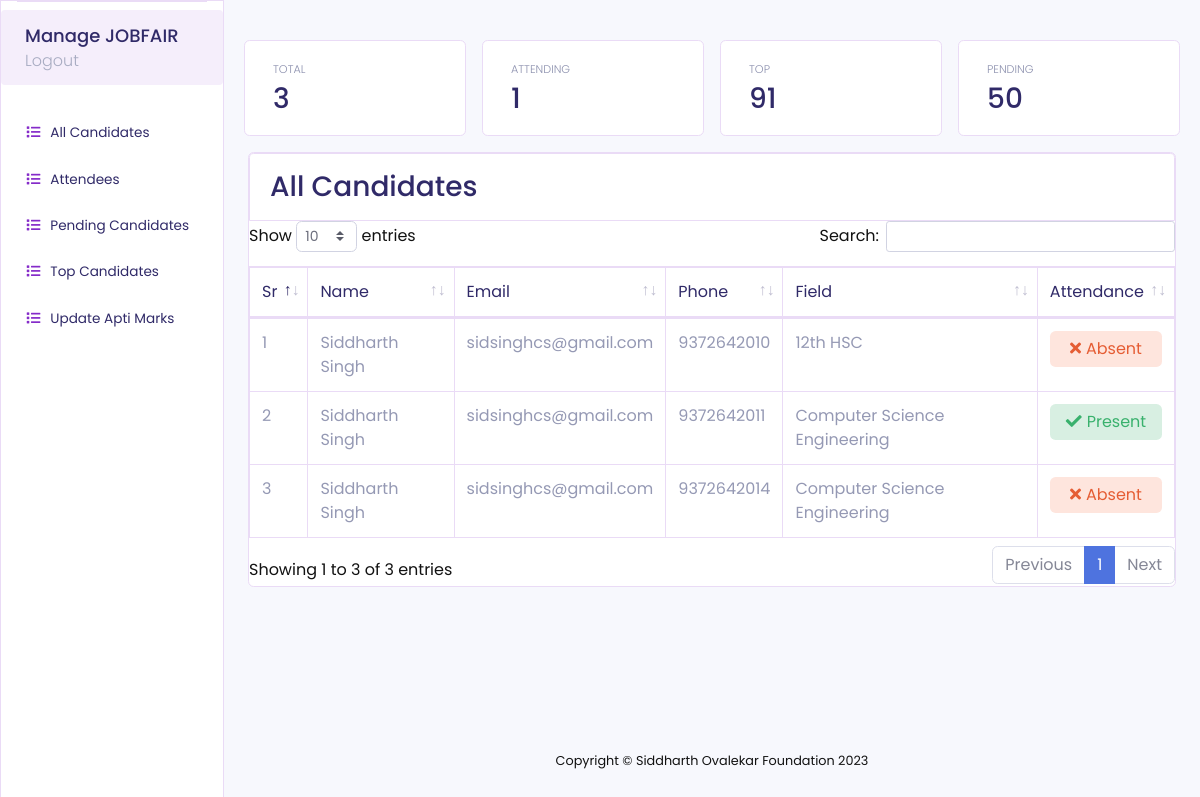
The page /admin/index.php (signed in) on the database its author committed.
### tables this page shows
CREATE TABLE `students` (
  `id` int(11) NOT NULL,
  `first_name` varchar(50) NOT NULL,
  `last_name` varchar(50) NOT NULL,
  `phone` bigint(15) NOT NULL,
  `email` varchar(500) NOT NULL,
  `college` varchar(250) NOT NULL,
  `category` varchar(100) NOT NULL,
  `field` varchar(300) NOT NULL,
  `tenth_marks` float NOT NULL,
  `twelfth_marks` float NOT NULL DEFAULT 0,
  `degree_marks` float NOT NULL DEFAULT 0,
  `year_of_passing` int(11) NOT NULL,
  `path` varchar(1000) NOT NULL,
  `dob` date NOT NULL,
  `attended` int(11) NOT NULL DEFAULT 0,
  `top` int(11) NOT NULL DEFAULT 0
);

### admin/index.php (the view, shortened to what this page needs)
<?php
  include("../connect.php");
?>
<!DOCTYPE html>
<html lang="en">
<head>
    <link href="assets/vendor/fontawesome-free/css/all.min.css" rel="stylesheet" type="text/css">
    <link href="assets/vendor/datatables/dataTables.bootstrap4.min.css" rel="stylesheet">
    <link href="assets/css/sb-admin-2.min.css" rel="stylesheet">
</head>
<body id="page-top">
    <div id="wrapper">
        <?php include("./sidebar.php"); ?>
        <?php
          $q1 = "select count(*) as count from students";
          $q2 = "select count(*) as count from students where attended = 1";
          $c1 = mysqli_query($conn, $q1)->fetch_assoc()["count"];
          $c2 = mysqli_query($conn, $q2)->fetch_assoc()["count"];
        ?>
        <div id="content-wrapper" class="d-flex flex-column">
            <div id="content">
                <div class="container-fluid mt-md-4">
                    <div class="row">
                        <div class="col-lg-3 col-md-6 col-xs-12 py-1 py-md-2 py-lg-3">
                            <div class="card " style="padding: 20px;background-color: #fff;">
                                <div class="col mr-2 d-flex h-100" style="flex-direction: column;justify-content:end!important;">
                                    <div class="text-xs mycardsubtitle font-weight-light text-uppercase mb-1" style="color:#8c90ae">Total </div>
                                    <h3 class="m-0 font-weight-medium" style="color: #302a68;"><?php echo $c1; ?><span style="font-size:16px"></span></h3>
                                </div>
                            </div>
                        </div>
                        <div class="col-lg-3 col-md-6 col-xs-12 py-1 py-md-2 py-lg-3">
                            <div class="card " style="padding: 20px;background-color: #fff;">
                                <div class="col mr-2 d-flex h-100" style="flex-direction: column;justify-content:end!important;">
                                    <div class="text-xs mycardsubtitle font-weight-light text-uppercase mb-1" style="color:#8c90ae">Attending </div>
                                    <h3 class="m-0 font-weight-medium" style="color: #302a68;"><?php echo $c2; ?><span style="font-size:16px"></span></h3>
                                </div>
                            </div>
                        </div>
                        <div class="col-lg-3 col-md-6 col-xs-12 py-1 py-md-2 py-lg-3">
                            <div class="card " style="padding: 20px;background-color: #fff;">
                                <div class="col mr-2 d-flex h-100" style="flex-direction: column;justify-content:end!important;">
                                    <div class="text-xs mycardsubtitle font-weight-light text-uppercase mb-1" style="color:#8c90ae">Top </div>
                                    <h3 class="m-0 font-weight-medium" style="color: #302a68;">91<span style="font-size:16px"></span></h3>
                                </div>
                            </div>
                        </div>
                        <div class="col-lg-3 col-md-6 col-xs-12 py-1 py-md-2 py-lg-3">
                            <div class="card " style="padding: 20px;background-color: #fff;">
                                <div class="col mr-2 d-flex h-100" style="flex-direction: column;justify-content:end!important;">
                                    <div class="text-xs mycardsubtitle font-weight-light text-uppercase mb-1" style="color:#8c90ae">Pending </div>
                                    <h3 class="m-0 font-weight-medium" style="color: #302a68;">50<span style="font-size:16px"></span></h3>
                                </div>
                            </div>
                        </div>
                    </div>
                    <div class="card mb-4">
                        <div class="card-header py-3" style="border:1.5px solid #eadbf6; ">
                            <h3 class="m-0 font-weight-medium" style="color:#302a68;">All Candidates</h3>
                        </div>
                        <div class="card-body p-0">
                            <div class="table-responsive">
                                <table class="table table-bordered" id="dataTable" width="100%" cellspacing="0">
                                    <thead>
                                        <tr>
                                            <th>Sr</th>
                                            <th>Name</th>
                                            <th>Email</th>
                                            <th>Phone</th>
                                            <th>Field</th>
                                            <th>Attendance</th>
                                        </tr>
                                    </thead>
                                    <tbody>
                                    <?php
                                        $q= "select * from students";
                                        $r= mysqli_query($conn, $q);
                                        $i= 1;
                                        while($res=$r->fetch_assoc()){
                                          $btn = "";
                                          if($res["attended"] == 1){
                                              $btn = "<button status='".$res['attended']."' value='".$res['phone']."' onclick='test(this)' style='background-color: #d8efe2!important;border: none;' class='btn btn-success btn-icon-split ml-sm-0 w-100'>
                                              <span class='text' style='color: #39b16d;font-weight: 400;'><i class='fas fa-check' style='margin-right: 5px;'></i>Present</span>
                                              </button>";
                                          }
                                          else{
                                            $btn = "<button status='".$res['attended']."' value='".$res['phone']."' onclick='test(this)' style='background-color: #fee5dd!important;border: none;' class='btn btn-success btn-icon-split ml-sm-0 w-100'>
                                            <span class='text' style='color: #e55d34;font-weight: 400;'><i class='fas fa-times' style='margin-right: 5px;'></i>Absent</span>
                                        </button>";
                                          }
                                            echo "<tr>
                                                    <td>".$i."</td>
                                                    <td>".$res['first_name']." ".$res['last_name']."</td>
                                                    <td>".$res['email']."</td>
                                                    <td>".$res['phone']."</td>
                                                    <td>".$res['field']."</td>
                                                    <td>".$btn."
                                                  </td>
                                                </tr>";
                                            $i++;
                                        }
                                      ?>
                                    </tbody>
                                </table>
                            </div>
                        </div>
                    </div>
                </div>
            </div>
            <footer class="sticky-footer">
                <div class="container my-auto">
                    <div class="copyright text-center my-auto">
                        <span>Copyright &copy; Siddharth Ovalekar Foundation 2023</span>
                    </div>
                </div>
            </footer>
        </div>
    </div>
</body>
</html>

### rows shown on the page
students: first_name "Siddharth", last_name "Singh", email "sidsinghcs@gmail.com", phone "9372642010", field "12th HSC"
students: first_name "Siddharth", last_name "Singh", email "sidsinghcs@gmail.com", phone "9372642011", field "Computer Science Engineering"
students: first_name "Siddharth", last_name "Singh", email "sidsinghcs@gmail.com", phone "9372642014", field "Computer Science Engineering"

### other values the page prints
$c1 "3"
$c2 "1"
